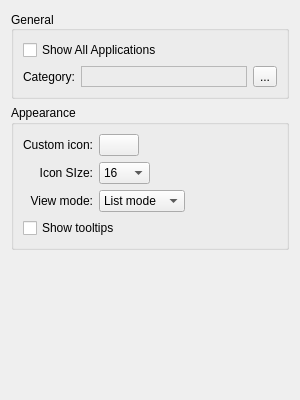
<ui version="4.0" >
 <class>QuickStarterConfig</class>
 <widget class="QWidget" name="QuickStarterConfig" >
  <property name="geometry" >
   <rect>
    <x>0</x>
    <y>0</y>
    <width>300</width>
    <height>400</height>
   </rect>
  </property>
  <property name="windowTitle" >
   <string>Form</string>
  </property>
  <layout class="QVBoxLayout" name="verticalLayout_3" >
   <item>
    <widget class="QGroupBox" name="groupBox" >
     <property name="title" >
      <string>General</string>
     </property>
     <property name="alignment" >
      <set>Qt::AlignLeading|Qt::AlignLeft|Qt::AlignVCenter</set>
     </property>
     <layout class="QVBoxLayout" name="verticalLayout" >
      <item>
       <widget class="QCheckBox" name="showAll" >
        <property name="text" >
         <string>Show All Applications</string>
        </property>
       </widget>
      </item>
      <item>
       <layout class="QHBoxLayout" name="horizontalLayout" >
        <item>
         <widget class="QLabel" name="selectLabel" >
          <property name="sizePolicy" >
           <sizepolicy vsizetype="Preferred" hsizetype="Fixed" >
            <horstretch>0</horstretch>
            <verstretch>0</verstretch>
           </sizepolicy>
          </property>
          <property name="text" >
           <string>Category:</string>
          </property>
          <property name="alignment" >
           <set>Qt::AlignRight|Qt::AlignTrailing|Qt::AlignVCenter</set>
          </property>
         </widget>
        </item>
        <item>
         <widget class="QLabel" name="categoryLabel" >
          <property name="frameShape" >
           <enum>QFrame::StyledPanel</enum>
          </property>
          <property name="frameShadow" >
           <enum>QFrame::Sunken</enum>
          </property>
         </widget>
        </item>
        <item>
         <widget class="QToolButton" name="categorySelector" >
          <property name="text" >
           <string>...</string>
          </property>
         </widget>
        </item>
       </layout>
      </item>
     </layout>
    </widget>
   </item>
   <item>
    <widget class="QGroupBox" name="groupBox_2" >
     <property name="title" >
      <string>Appearance</string>
     </property>
     <layout class="QVBoxLayout" name="verticalLayout_2" >
      <item>
       <layout class="QFormLayout" name="formLayout" >
        <property name="fieldGrowthPolicy" >
         <enum>QFormLayout::FieldsStayAtSizeHint</enum>
        </property>
        <property name="labelAlignment" >
         <set>Qt::AlignRight|Qt::AlignTrailing|Qt::AlignVCenter</set>
        </property>
        <property name="formAlignment" >
         <set>Qt::AlignLeading|Qt::AlignLeft|Qt::AlignTop</set>
        </property>
        <item row="0" column="0" >
         <widget class="QLabel" name="label_2" >
          <property name="sizePolicy" >
           <sizepolicy vsizetype="Expanding" hsizetype="Preferred" >
            <horstretch>0</horstretch>
            <verstretch>0</verstretch>
           </sizepolicy>
          </property>
          <property name="text" >
           <string>Custom icon:</string>
          </property>
          <property name="alignment" >
           <set>Qt::AlignRight|Qt::AlignTrailing|Qt::AlignVCenter</set>
          </property>
         </widget>
        </item>
        <item row="0" column="1" >
         <widget class="KIconButton" name="iconbutton" >
          <property name="sizePolicy" >
           <sizepolicy vsizetype="Preferred" hsizetype="Preferred" >
            <horstretch>0</horstretch>
            <verstretch>0</verstretch>
           </sizepolicy>
          </property>
          <property name="iconSize" >
           <number>48</number>
          </property>
         </widget>
        </item>
        <item row="1" column="0" >
         <widget class="QLabel" name="label" >
          <property name="sizePolicy" >
           <sizepolicy vsizetype="Expanding" hsizetype="Preferred" >
            <horstretch>0</horstretch>
            <verstretch>0</verstretch>
           </sizepolicy>
          </property>
          <property name="text" >
           <string>Icon SIze:</string>
          </property>
          <property name="alignment" >
           <set>Qt::AlignRight|Qt::AlignTrailing|Qt::AlignVCenter</set>
          </property>
         </widget>
        </item>
        <item row="1" column="1" >
         <widget class="QComboBox" name="iconSizeCombo" >
          <item>
           <property name="text" >
            <string>16</string>
           </property>
          </item>
          <item>
           <property name="text" >
            <string>22</string>
           </property>
          </item>
          <item>
           <property name="text" >
            <string>32</string>
           </property>
          </item>
          <item>
           <property name="text" >
            <string>48</string>
           </property>
          </item>
          <item>
           <property name="text" >
            <string>64</string>
           </property>
          </item>
          <item>
           <property name="text" >
            <string>128</string>
           </property>
          </item>
         </widget>
        </item>
        <item row="2" column="0" >
         <widget class="QLabel" name="label_3" >
          <property name="sizePolicy" >
           <sizepolicy vsizetype="Expanding" hsizetype="Preferred" >
            <horstretch>0</horstretch>
            <verstretch>0</verstretch>
           </sizepolicy>
          </property>
          <property name="text" >
           <string>View mode:</string>
          </property>
          <property name="alignment" >
           <set>Qt::AlignRight|Qt::AlignTrailing|Qt::AlignVCenter</set>
          </property>
         </widget>
        </item>
        <item row="2" column="1" >
         <widget class="QComboBox" name="viewModeCombo" >
          <item>
           <property name="text" >
            <string>List mode</string>
           </property>
          </item>
          <item>
           <property name="text" >
            <string>Icon mode</string>
           </property>
          </item>
         </widget>
        </item>
       </layout>
      </item>
      <item>
       <widget class="QCheckBox" name="tooltipBox" >
        <property name="text" >
         <string>Show tooltips</string>
        </property>
       </widget>
      </item>
     </layout>
    </widget>
   </item>
   <item>
    <spacer name="verticalSpacer" >
     <property name="orientation" >
      <enum>Qt::Vertical</enum>
     </property>
     <property name="sizeHint" stdset="0" >
      <size>
       <width>20</width>
       <height>107</height>
      </size>
     </property>
    </spacer>
   </item>
  </layout>
 </widget>
 <customwidgets>
  <customwidget>
   <class>KIconButton</class>
   <extends>QPushButton</extends>
   <header>kicondialog.h</header>
  </customwidget>
 </customwidgets>
 <resources/>
 <connections/>
</ui>
